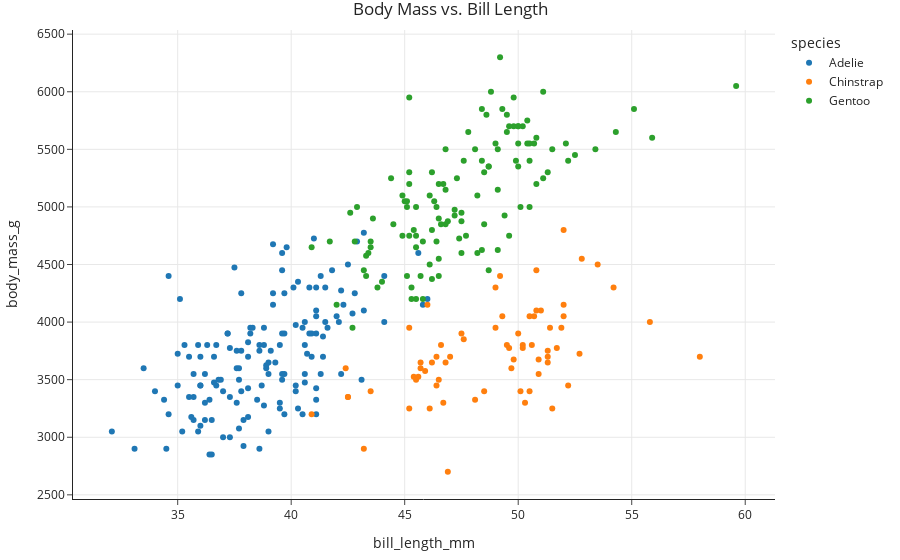

The notebook cell this image was saved under:
### Markdown cell above
### Visualizing the data

### Code cell
penguins.plot(kind='scatter', 
              x='bill_length_mm', 
              y='body_mass_g', 
              color='species', 
              title='Body Mass vs. Bill Length')
